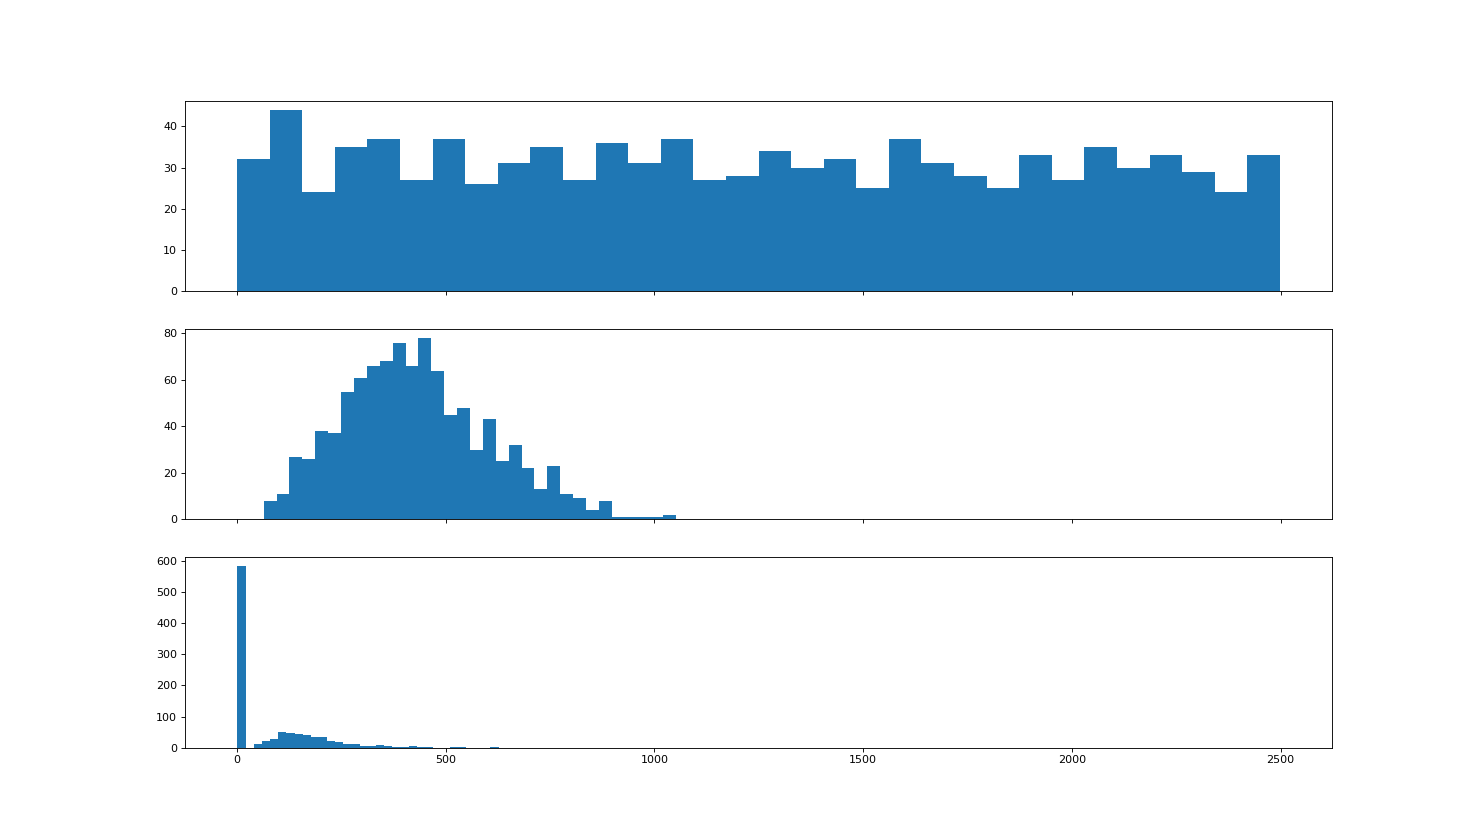

The Python source for this figure:
from astro_traj.galaxy import Hernquist_NFW
from astro_traj import constr_dict
from astro_traj.sample import Sample
import numpy as np
from matplotlib import use
use('agg')
import matplotlib.pyplot as plt

samples = 'posterior_samples.dat'
Galaxy = constr_dict.galaxy('NGC', samples, 100, 5, 0.73)
gal = Hernquist_NFW(Galaxy['Mspiral'], Galaxy['Mbulge'], Galaxy['Mhalo'], Galaxy['R_eff'], 0.73, rcut=100)
samp = Sample(gal)
Nsys = 1000
bins = int(np.round(np.sqrt(Nsys)))
dumrand = np.random.uniform(0,1,size=Nsys)

ECS,CCS = samp.initialize_Vkick()
Vkick_dist_uniform = samp.sample_Vkick(method='uniform', size=Nsys, ECSPDF=ECS, CCSPDF=CCS, Mhe=None, irand=dumrand)
Vkick_dist_maxwellian = samp.sample_Vkick(method='maxwellian', size=Nsys, ECSPDF=ECS, CCSPDF=CCS, Mhe=None, irand=dumrand)
Vkick_dist_beniamini2 = samp.sample_Vkick(method='beniamini2', size=Nsys, ECSPDF=ECS, CCSPDF=CCS, Mhe=None, irand=dumrand)

plot, (ax1, ax2, ax3) = plt.subplots(3, sharex=True, figsize=(18.5, 10.5))
ax1.hist(Vkick_dist_uniform, bins=bins)
ax2.hist(Vkick_dist_maxwellian, bins=bins)
ax3.hist(Vkick_dist_beniamini2, bins=bins)
plot.show()
